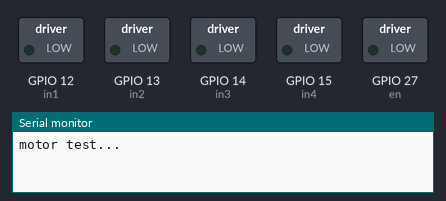
Simulated run of this program. Board: ESP32. Shown: switched loads named in the program (green lamp = pin HIGH), the last lines printed to the serial monitor.

Above: at 0.05 s.
At 0.2 s:
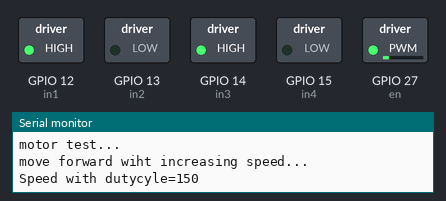
At 2.15 s:
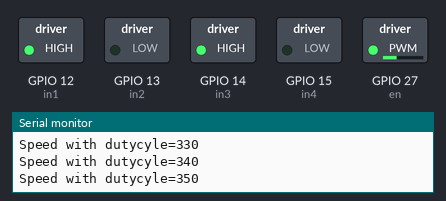
At 4.3 s:
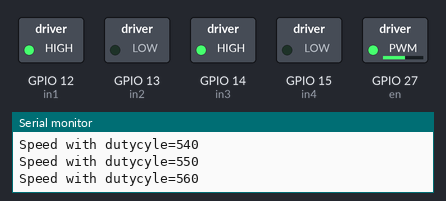
At 6.4 s:
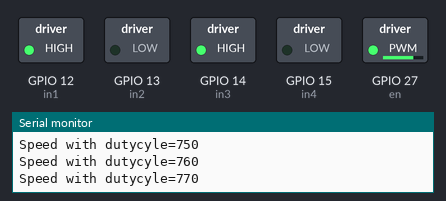
At 8.55 s:
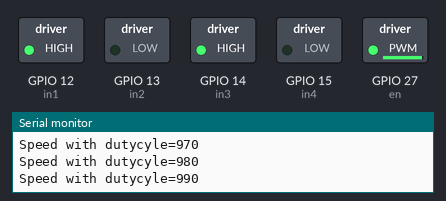
Timing chart, 0 to 11.2 s (numbered marks = the images above):
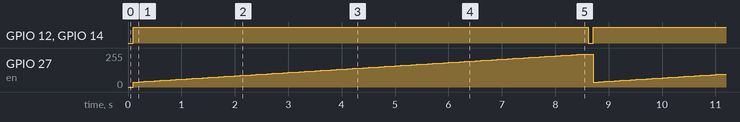

Measured:
- by itself, GPIO 12 (in1), GPIO 14 (in3): alternates HIGH for 8.5 s and LOW for 0.10 s
- by itself, GPIO 27 (en): ramps from 37/255 to 247/255 and jumps back, once every 8.6 s

The program:

main.cpp
```cpp
#include <Arduino.h>

int in1=12;  //DIO12
int in2=13;  //DIO13
int in3=14;  //DIO14
int in4=15;  //DIO15
int en=27;   //DIO27

const int freq=50000;
const int pwmchannel=0;
const int resolution=10;
int dutycyle=150;

void setup()
{
  pinMode(in1,OUTPUT);
  pinMode(in2,OUTPUT);
  pinMode(in3,OUTPUT);
  pinMode(in4,OUTPUT);
  ledcSetup(pwmchannel,freq,resolution);
  ledcAttachPin(en,pwmchannel);
  Serial.begin(9600);

  Serial.println("motor test...");

}

void loop()
{
  digitalWrite(in1,LOW);
  digitalWrite(in2,LOW);
  digitalWrite(in3,LOW);
  digitalWrite(in4,LOW);
  delay(100);

  Serial.println("move forward wiht increasing speed...");
  digitalWrite(in1,HIGH);
  digitalWrite(in2,LOW);
  digitalWrite(in3,HIGH);
  digitalWrite(in4,LOW);

  while (dutycyle<1000)
  {
    ledcWrite(pwmchannel,dutycyle);
    Serial.print("Speed with dutycyle=");
    Serial.println(dutycyle);
    dutycyle=dutycyle+10;
    delay(100);
  }
  dutycyle=150;


}
```
